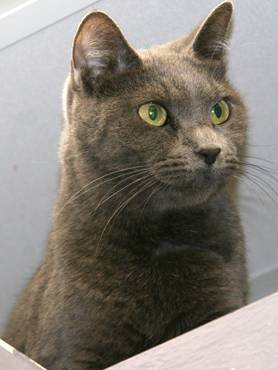
#> input picture lab-3/datasets/test/cat.11.jpg, 278 x 370 px, given as the content of the folder datasets/non-pedestrian, which was not available
$ python main.py
#> lines starting #> are read from the running program, lines starting #| are printed output that depends on the picture; pictures that were not available may be replaced by others from this repository, and a replacement may not be noted
# -*- coding: utf-8 -*-
"""
VNU-UIT_CS231.P11
21520850 - Lê Trung Hiếu

-- Kết quả
Logistic Regression - none              - Accuracy:     1.0
K Neatest Neighbor  - none       - k: 1 - Accuracy:     1.0
K Neatest Neighbor  - none       - k: 3 - Accuracy:     1.0
K Neatest Neighbor  - none       - k: 5 - Accuracy:     1.0
K Neatest Neighbor  - none       - k: 7 - Accuracy:     1.0
K Neatest Neighbor  - none       - k: 9 - Accuracy:     0.875

Logistic Regression - normalize         - Accuracy:     0.75
K Neatest Neighbor  - normalize  - k: 1 - Accuracy:     1.0
K Neatest Neighbor  - normalize  - k: 3 - Accuracy:     1.0
K Neatest Neighbor  - normalize  - k: 5 - Accuracy:     1.0
K Neatest Neighbor  - normalize  - k: 7 - Accuracy:     1.0
K Neatest Neighbor  - normalize  - k: 9 - Accuracy:     0.875

Logistic Regression - min-max           - Accuracy:     1.0
K Neatest Neighbor  - min-max    - k: 1 - Accuracy:     0.875
K Neatest Neighbor  - min-max    - k: 3 - Accuracy:     0.875
K Neatest Neighbor  - min-max    - k: 5 - Accuracy:     0.875
K Neatest Neighbor  - min-max    - k: 7 - Accuracy:     0.875
K Neatest Neighbor  - min-max    - k: 9 - Accuracy:     1.0

-- Nhận xét:
Logistic Regression cho kết quả tốt nhất với cả ba phương pháp chuẩn hóa và accuracy = 1.0
Còn lại với ít dữ liệu như vậy thì KNN cũng cho kết quả tốt với k = 1, 3, 5, 7 và 9
"""

from enum import Enum
import numpy as np
import cv2
import os
from sklearn.linear_model import LogisticRegression
from sklearn.neighbors import KNeighborsClassifier
from sklearn.metrics import accuracy_score
from sklearn.model_selection import train_test_split
import matplotlib.pyplot as plt

DEFAULT_SIZE = (128, 128)
PATH_FOLDER = "datasets"
LABELS = ["non-pedestrian", "pedestrian"]


class NormalizeMethod(Enum):
    NONE = "none"
    NORMALIZE = "normalize"
    MIN_MAX = "min-max"


def load_image(path: str) -> np.ndarray:
#> called with path = 'datasets/non-pedestrian/cat.11.jpg'
    img = cv2.imread(path)
#> img is the input picture: shape (370, 278, 3); mean B, G, R 117.2, 125.9, 132.1
    if img is None:
        raise FileNotFoundError(f"Error: Unable to read image at {path}")
    return img


def resize_image(img: np.ndarray, size: tuple = DEFAULT_SIZE) -> np.ndarray:
#> called with size = (128, 128)
    return cv2.resize(img, size)
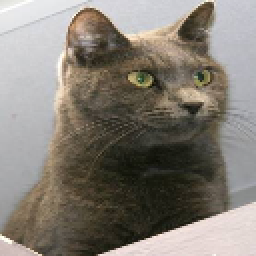
#> returned value: shape (128, 128, 3) (shown 2 times larger); mean of channels 0, 1, 2 117, 125.8, 132; drawn as B, G, R


def extract_hog_features(img, win_size=(64, 128), cell_size=(8, 8), block_size=(16, 16), nbins=9):
#> called with win_size = (64, 128), cell_size = (8, 8), block_size = (16, 16), nbins = 9
    hog = cv2.HOGDescriptor(win_size, block_size, cell_size, cell_size, nbins)
    img = cv2.cvtColor(img, cv2.COLOR_BGR2GRAY)
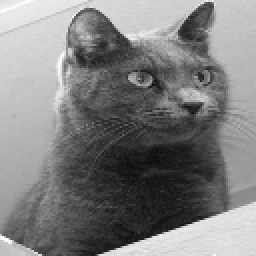
#> img: shape (128, 128) (shown 2 times larger); min 11, max 255, mean 126.6
    return hog.compute(img).flatten()


def normalize_vector(vector: np.ndarray) -> np.ndarray:
    norm = np.linalg.norm(vector)
    if norm == 0:
        return vector
    return vector / norm


def min_max_normalize(vector: np.ndarray) -> np.ndarray:
    min_val = np.min(vector)
    max_val = np.max(vector)
    if max_val - min_val == 0:
        return vector
    return (vector - min_val) / (max_val - min_val)


def parse_image_to_vector(img: np.ndarray, normalize_method: NormalizeMethod) -> np.ndarray:
    img = resize_image(img)
    vector = extract_hog_features(img)

    if normalize_method == NormalizeMethod.NONE:
        return vector
    elif normalize_method == NormalizeMethod.NORMALIZE:
        return normalize_vector(vector)
    elif normalize_method == NormalizeMethod.MIN_MAX:
        return min_max_normalize(vector)
    raise NotImplementedError("Error: Normalize method not implemented")


def load_all_images_path_from_folder(name_folder: str) -> list:
    images_path = []
    folder = f"{PATH_FOLDER}/{name_folder}"
    for path in os.listdir(folder):
        images_path.append((f"{folder}/{path}", name_folder))
    return images_path


def parse_images_to_vectors_and_label(
    images_path: list, normalize_method: NormalizeMethod
) -> tuple:
    vectors = []
    labels = []
    for path, label in images_path:
        img = load_image(path)
        vector = parse_image_to_vector(img, normalize_method)
        vectors.append(vector)
        labels.append(label)
    return vectors, labels


def train_logistic_regression(X_train, y_train, max_iter=100):
    model = LogisticRegression(max_iter=max_iter)
#> (the run stopped early here; a loop or call above may not have finished)

$ run again, on lab-3/datasets/test/cat.14.jpg
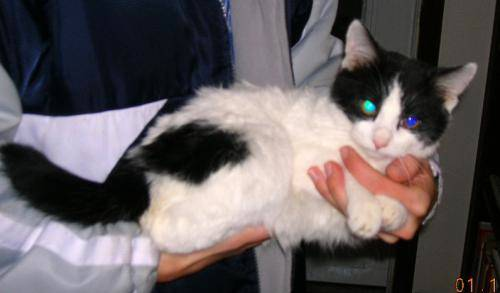
#> input picture lab-3/datasets/test/cat.14.jpg, 500 x 293 px, given as the content of the folder datasets/non-pedestrian, which was not available
#> in load_image, img is the input picture: shape (293, 500, 3); mean B, G, R 94.2, 92.3, 99.8
#> in resize_image, `return cv2.resize(img, size)`:
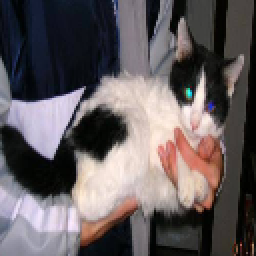
#> returned value: shape (128, 128, 3) (shown 2 times larger); mean of channels 0, 1, 2 94.1, 92.2, 99.7; drawn as B, G, R
#> in extract_hog_features, `img = cv2.cvtColor(img, cv2.COLOR_BGR2GRAY)`:
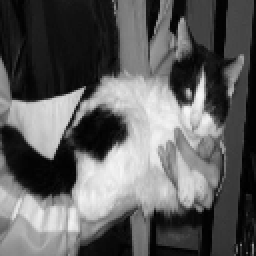
#> img: shape (128, 128) (shown 2 times larger); min 0, max 246, mean 94.7

$ run again, on lab-3/datasets/train/cat.16.jpg
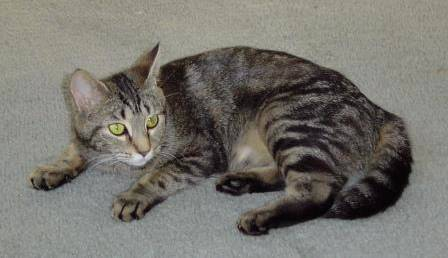
#> input picture lab-3/datasets/train/cat.16.jpg, 448 x 258 px, given as the content of the folder datasets/non-pedestrian, which was not available
#> in load_image, img is the input picture: shape (258, 448, 3); mean B, G, R 109.5, 115.7, 118.1
#> in resize_image, `return cv2.resize(img, size)`:
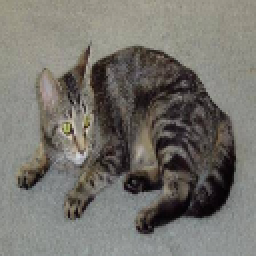
#> returned value: shape (128, 128, 3) (shown 2 times larger); mean of channels 0, 1, 2 109.3, 115.5, 117.9; drawn as B, G, R
#> img: shape (128, 128)
